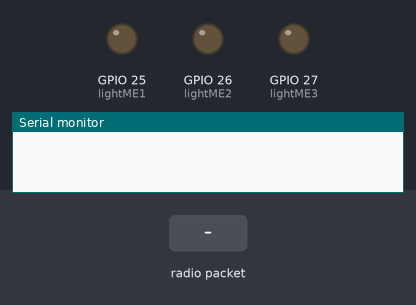
A sketch run on a simulated ESP32. Parts: output pins drawn as LEDs (lit = HIGH), the last lines printed to the serial monitor. The test bench sets the inputs (shaded band).

Above: at 1.2 s.
1.3 s: radio packet "1" arrives
At 1.9 s:
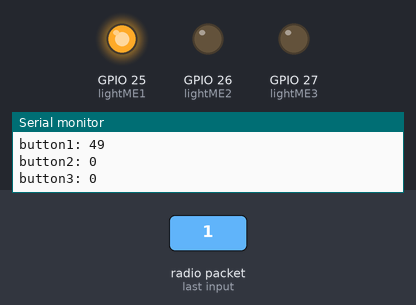
Timing chart, 0 to 4.3 s (numbered marks = the images above; inputs shaded):
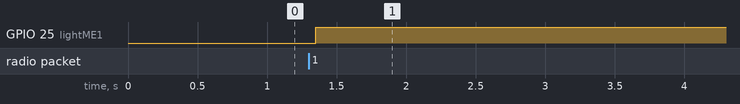

The sketch:

Receber.ino
```cpp
#include <esp_now.h>
#include <WiFi.h>

const int lightME1 = 25;
const int lightME2 = 26;
const int lightME3 = 27;

struct __attribute__((packed)) dataPacket {
  int state1;
  int state2;
  int state3;
};

// NOVA ASSINATURA do callback com esp_now_recv_info_t
void OnDataRecv(const esp_now_recv_info_t *recvInfo, const uint8_t *incomingData, int len) {
  dataPacket packet;
  memcpy(&packet, incomingData, sizeof(packet));

  Serial.print("button1: ");
  Serial.println(packet.state1);
  Serial.print("button2: ");
  Serial.println(packet.state2);
  Serial.print("button3: ");
  Serial.println(packet.state3);

  digitalWrite(lightME1, packet.state1);
  digitalWrite(lightME2, packet.state2);
  digitalWrite(lightME3, packet.state3);
}

void setup() {
  Serial.begin(115200);
  pinMode(lightME1, OUTPUT);
  pinMode(lightME2, OUTPUT);
  pinMode(lightME3, OUTPUT);

  WiFi.mode(WIFI_STA);

  if (esp_now_init() != ESP_OK) {
    Serial.println("Error initializing ESP-NOW");
    return;
  }

  // REGISTRA O CALLBACK ATUALIZADO
  esp_now_register_recv_cb(OnDataRecv);
}

void loop() {
  // Nada necessário no loop
}
```

Measured:
- after the input at 1.3 s, GPIO 25 (lightME1): LOW → HIGH after 0.05 s
